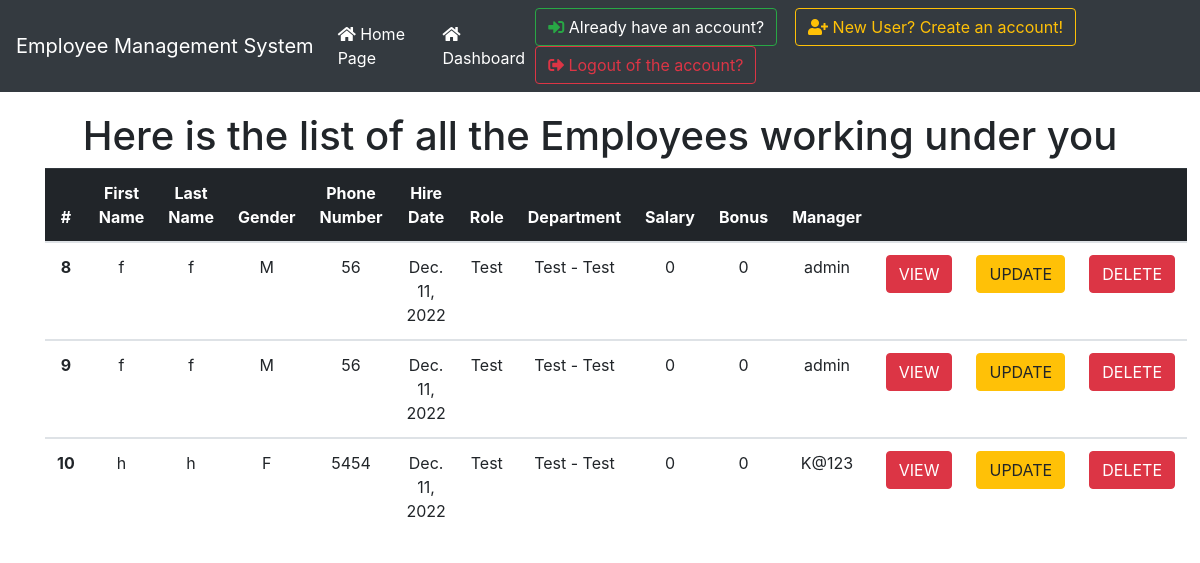
Page /allEmp (signed in) on the earlier database version.
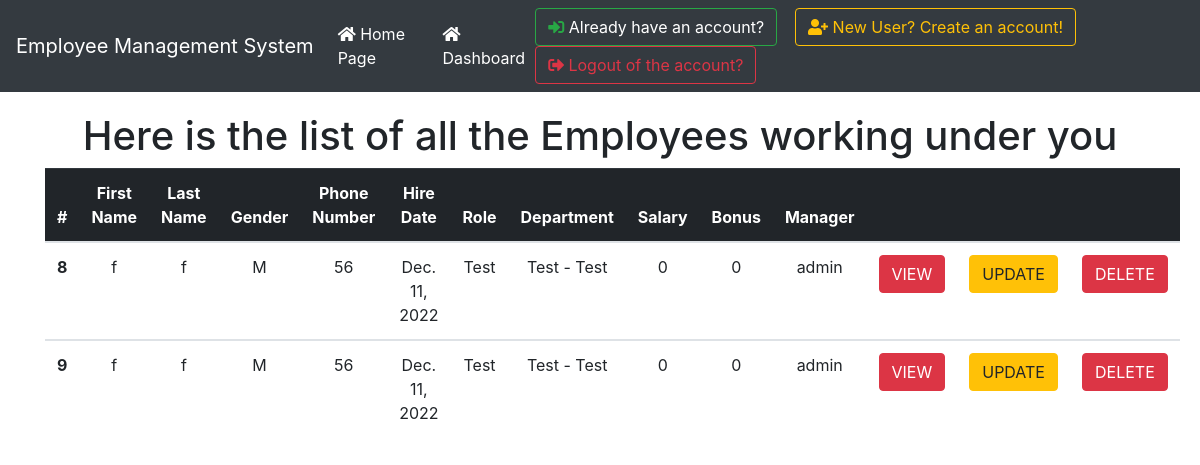
Same page on the later database version.
### emp_app/models.py (models this page shows, shortened)
class Employee(models.Model):
    GENDER = (("F", "Female"), ("M", "Male"), ("U", "Undisclosed"))
    first_name = models.CharField(max_length=256)
    last_name = models.CharField(max_length=256, blank=True)
    gender = models.CharField(choices=GENDER, max_length=1)
    department = models.ForeignKey(Department, on_delete=models.CASCADE)
    salary = models.IntegerField(default=0)
    bonus = models.IntegerField(default=0)
    role = models.ForeignKey(Role, on_delete=models.CASCADE)
    phoneNo = models.CharField(max_length=10)
    hire_date = models.DateField()
    employer = models.ForeignKey(
        settings.AUTH_USER_MODEL, on_delete=models.CASCADE)

class Role(models.Model):
    name = models.CharField(max_length=256)
    def __str__(self):
        return self.name

class Department(models.Model):
    name = models.CharField(max_length=256)
    location = models.CharField(max_length=256)
    def __str__(self):
        return self.name + " - " + self.location

### emp_app/views.py (the view)
# urls.py: path('allEmp', views.allEmp.as_view(), name='allEmp'),
class allEmp(LoginRequiredMixin, ListView):
    model = models.Employee
    template_name = 'emp_app/allEmp.html'
    context_object_name = 'allEmpList'

### templates/emp_app/allEmp.html
{% extends 'index.html' %} {% block content %}
<div class="container" style="text-align: center; margin-top: 20px;">
    <h1>Here is the list of all the Employees working under you</h1>
    <table class="table">
        <thead class="table-dark ">
            <tr>
                <th scope="col">#</th>
                <th scope="col">First Name</th>
                <th scope="col">Last Name</th>
                <th scope="col">Gender</th>
                <th scope="col">Phone Number</th>
                <th scope="col">Hire Date</th>
                <th scope="col">Role</th>
                <th scope="col">Department</th>
                <th scope="col">Salary</th>
                <th scope="col">Bonus</th>
                <th scope="col">Manager</th>
                <th scope="col"></th>
                <th scope="col"></th>
                <th scope="col"></th>
            </tr>
        </thead>
        {%for e in allEmpList%}
        <tbody>
            <tr>
                <th scope="row">{{e.id}}</th>
                <td>{{e.first_name}}</td>
                <td>{{e.last_name}}</td>
                <td>{{e.gender}}</td>
                <td>{{e.phoneNo}}</td>
                <td>{{e.hire_date}}</td>
                <td>{{e.role}}</td>
                <td>{{e.department}}</td>
                <td>{{e.salary}}</td>
                <td>{{e.bonus}}</td>
                <td>{{e.employer}}</td>
                <td><a type="button" href="{% url 'viewEmp' e.pk %}" class="btn btn-danger">VIEW</a></td>
                <td><a type="button" class="btn btn-warning" href="{% url 'updEmp' e.pk %}">UPDATE</a>
                </td>
                <td><a type="button" href="{% url 'delEmp' e.pk %}" class="btn btn-danger">DELETE</a></td>
            </tr>
        </tbody>{%endfor%}
    </table>
</div>
{%endblock%}

Differences in the rows shown:
removed Employee: id "10", first_name "h", last_name "h", gender "F", phoneNo "5454", hire_date "Dec. 11, 2022", role "Test", department "Test - Test", salary "0", bonus "0", employer "K@123"
